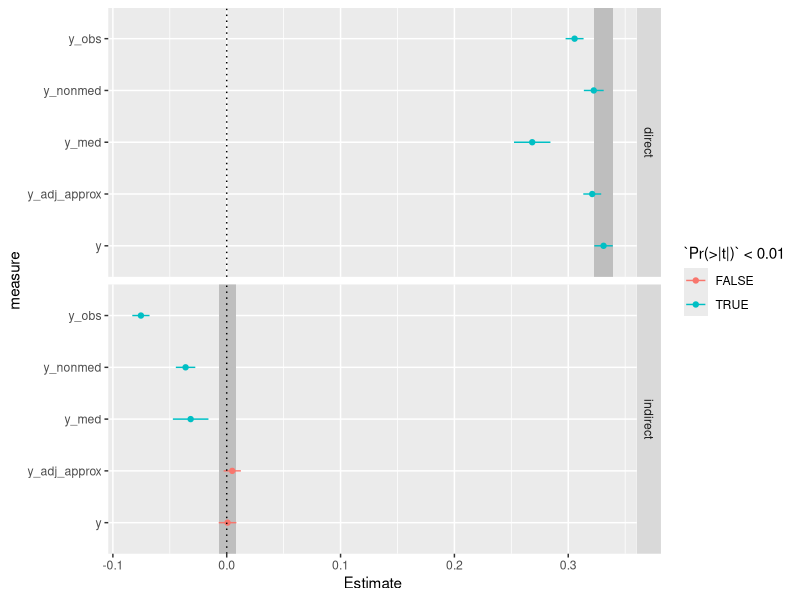

R code for this plot: (Note: a time limit stopped this script after it produced the figure.)
## ---- chunk 1
library(dplyr)
library(ggplot2)
set.seed(1234)
## ---- chunk 2
med_prob <- function(score, medication_prevalence) {
  score <- score - mean(score)
  plogis(qlogis(medication_prevalence) + score)
}
## ---- chunk 3
#' Data generating model
#' 
#' @param nid Sample size
#' @param af_d Allele frequency of direct effect
#' @param af_i Alle
#' @param mprev Medication prevalence 
#' @param ldl_b LDLc beta effect estimate
#' @param mean_ldl Mean LDLc value
#' @param sd_ldl Standard deviation of the mean LDLc value
#' @param b_d Direct beta effect estimate
#' @param b_i Indirect beta effect estimate
#' @param med_b Medication beta effect estimate 
#' @param adj Medication adjustment 
dgm <- function(nid, af_d, af_i, mprev, ldl_b, mean_ldl, sd_ldl, b_d, b_i, med_b, adj) {
  dat <- tibble(
    Gd = rbinom(nid, 2, af_d),
    Gi = rbinom(nid, 2, af_i),
    # LDL = genetic score + error, scaled to have specified mean and sd
    LDL = (Gd * b_d + rnorm(nid)) %>% scale() %>% {. * sd_ldl + mean_ldl} %>% drop(),
    med = med_prob(score = LDL * ldl_b + Gi * b_i, mprev) %>% {rbinom(nid, 1, .)}
  )
  dat$LDLo <- dat$LDL
  # people with medication get a lower observed LDL
  dat$LDLo[dat$med == 1] <- dat$LDLo[dat$med == 1] * med_b
  # only people on medication get an adjusted LDL measurement from the observed
  dat$LDLa <- dat$LDLo
  dat$LDLa[dat$med == 1] <- dat$LDLo[dat$med == 1] + adj
  return(dat)
}

example_dat <- dgm(nid=100000, af_d=0.3, af_i=0.4, mprev=0.90, ldl_b=0.5, mean_ldl=3.55, sd_ldl=0.87, b_d=0.3, b_i=1, med_b=0.8, adj=0.8)
str(example_dat)
## ---- chunk 4
summarise_dat <- function(dat) {
  list(
    bind_rows(
      example_dat %>% group_by(med) %>% summarise(m=mean(LDL), s=sd(LDL)) %>% mutate(what="LDL"),
      example_dat %>% group_by(med) %>% summarise(m=mean(LDLo), s=sd(LDLo)) %>% mutate(what="LDLo"),
      example_dat %>% group_by(med) %>% summarise(m=mean(LDLa), s=sd(LDLa)) %>% mutate(what="LDLa")
    ),
    cor(subset(dat, select=c(LDL, LDLo, LDLa)))
  )
}
summarise_dat(example_dat)
## ---- chunk 5
est_effs <- function(dat) {
  datnonmed <- subset(dat, med == 0)
  datmed <- subset(dat, med == 1)
    results_1 <- rbind(
    summary(lm(LDL ~ Gd, dat))$coef[2,],
    summary(lm(LDLo ~ Gd, dat))$coef[2,],
    summary(lm(LDLo ~ Gd, datnonmed))$coef[2,],
    summary(lm(LDLo ~ Gd, datmed))$coef[2,],
    summary(lm(LDLa ~ Gd, dat))$coef[2,]
  ) %>% as_tibble() %>% mutate(measure=c("y", "y_obs", "y_nonmed", "y_med", "y_adj_approx"), n=c(nrow(dat), nrow(dat), nrow(datnonmed), nrow(datmed), nrow(dat)), g="direct")

  results_2 <- rbind(
    summary(lm(LDL ~ Gi, dat))$coef[2,],
    summary(lm(LDLo ~ Gi, dat))$coef[2,],
    summary(lm(LDLo ~ Gi, datnonmed))$coef[2,],
    summary(lm(LDLo ~ Gi, datmed))$coef[2,],
    summary(lm(LDLa ~ Gi, dat))$coef[2,]
  ) %>% as_tibble() %>% mutate(measure=c("y", "y_obs", "y_nonmed", "y_med", "y_adj_approx"), n=c(nrow(dat), nrow(dat), nrow(datnonmed), nrow(datmed), nrow(dat)), g="indirect")
  return(bind_rows(results_1, results_2))
}

plot_ests <- function(ests) {
  truth <- subset(ests, measure == "y")

  ggplot(ests, aes(x=`Estimate`, y=measure)) +
  geom_rect(data=truth, fill="grey", aes(xmin=`Estimate` - 1.96 * `Std. Error`, xmax=`Estimate` + 1.96 * `Std. Error`, ymin=-Inf, ymax=Inf)) +
  geom_point(aes(colour=`Pr(>|t|)` < 0.01)) +
  geom_errorbarh(aes(colour=`Pr(>|t|)` < 0.01, xmin=`Estimate` - 1.96 * `Std. Error`, xmax=`Estimate` + 1.96 * `Std. Error`), height=0) +
  geom_vline(xintercept=0, linetype="dotted") +
  facet_grid(g ~ .)
}
## ---- chunk 6
example_dat <- dgm(
  nid=100000, 
  af_d=0.3, 
  af_i=0.4, 
  mprev=0.13, 
  ldl_b=0.5, 
  mean_ldl=3.55, 
  sd_ldl=0.87, 
  b_d=0.4, 
  b_i=0.8, 
  med_b=0.8, 
  adj=0.8
)
ests <- example_dat %>% est_effs
ests
## ---- chunk 7
ests %>% plot_ests
## ---- chunk 8
param <- expand.grid(
  nsim = 1:1000,
  nid = 100000,
  af_d=c(0.30), 
  af_i=c(0.40), 
  mprev=0.14, 
  ldl_b=c(0.5),
  b_d=c(0.30), 
  b_i=c(1), 
  med_b=0.8, 
  adj=0.8
)

# Adding random noise to parameter values
noise_factor <- 0.08  # Adjust this value for increased noise intensity
param$af_d <- jitter(param$af_d, factor = noise_factor)
param$af_i <- jitter(param$af_i, factor = noise_factor)
param$ldl_b <- jitter(param$ldl_b, factor = noise_factor)
param$b_d <- jitter(param$b_d, factor = noise_factor)
param$b_i <- jitter(param$b_i, factor = noise_factor)

# Make sure parameter values are within defined ranges
param$af_d <- pmax(pmin(param$af_d, 0.30),0.1)
param$af_i <- pmax(pmin(param$af_i, 0.40),0.1)
param$ldl_b <- pmax(pmin(param$ldl_b, 0.50))
param$b_d <- pmax(pmin(param$b_d, 0.30))
param$b_i <- pmax(pmin(param$b_i, 1.00), 0.80)

# Display the modified parameter grid
print(param)
## ---- chunk 9
all_results <- list()

all_results <- lapply(1:nrow(param), function(i) {
  d <- dgm(
    nid = param$nid[i],
    mean_ldl = 3.55595,
    sd_ldl = 0.870798,
    af_d=param$af_d[i], 
    af_i=param$af_i[i], 
    mprev=0.5, 
    ldl_b=param$ldl_b[i],
    b_d=param$b_d[i], 
    b_i=param$b_i[i], 
    med_b=0.8, 
    adj=0.8
  )
  res <- est_effs(d)
  return(res)
})

## ---- chunk 10
for (i in seq_along(all_results)) {
  attr(all_results[[i]], "Estimate") <- param$Estimate[i]
  attr(all_results[[i]], "Std. Error") <- param$Std.Error[i]
  attr(all_results[[i]], "measure") <- param$measure[i]
}

# Convert the list of results to a single data frame
all_results_df <- bind_rows(all_results)

# Calculate the mean estimated coefficient and standard error for each measure
summary_results <- all_results_df %>%
  group_by(measure,g) %>%
  summarise(mean_estimate = mean(Estimate),
            mean_se = sum(`Std. Error`) / 1000
            )

# Order of measures for the forest plot
measure_order <- c("y", "y_obs", "y_nomed","y_adj_approx")

# Create a forest plot
ggplot(summary_results, aes(x = mean_estimate, y = measure)) +
  geom_point(size = 3, aes(color = g)) +
  geom_errorbarh(aes(xmin = mean_estimate - 1.96 * mean_se, xmax = mean_estimate + 1.96 * mean_se), height = 0.2) +
  geom_vline(xintercept = 0, linetype = "dashed", color = "gray", size = 1) +
  labs(title = "Forest plot of the effects of LDL cholesterol on direct and indirect LDL cholesterol genetic factors",
       subtitle = paste("Based on", 1,000, "simulations"),
       x = "Estimated Coefficient",
       y = "Measure") +
  scale_y_discrete(limits = rev(measure_order)) +
  xlim(-1,1.5) +
  theme_minimal() +
  theme(panel.grid.major.y = element_blank(),
        panel.grid.minor.y = element_blank())

## ---- chunk 11
sessionInfo()
